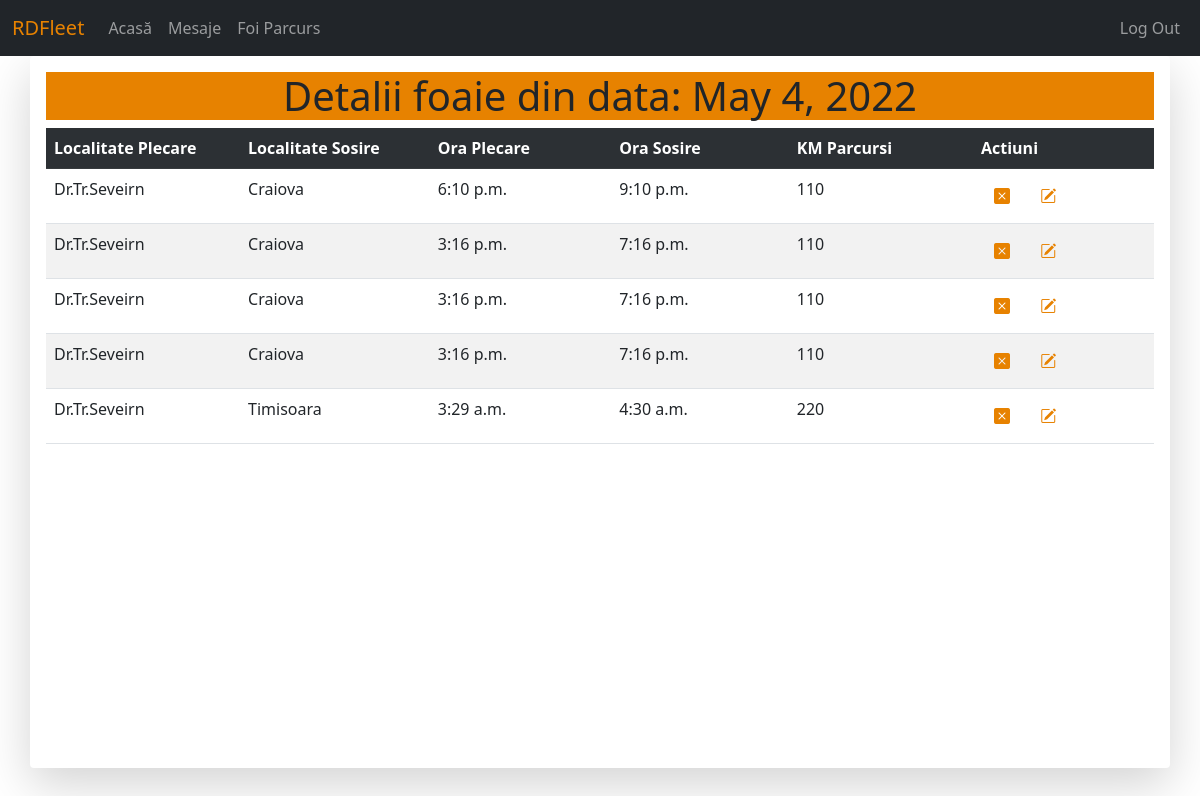
Screenshot of /parcurs/14 (signed in) with the database file from the repository.
### pages/models.py (models this page shows)
class FoaieParcurs(models.Model):
	vehicle = models.ForeignKey(Vehicle, on_delete=models.SET_NULL, null=True, verbose_name="Nr. Înmatriculare", blank = True)
	creation_date = models.DateField(verbose_name="Data")
	data_expirare = models.DateField(verbose_name="Data Expirare")
	expired = models.BooleanField(default=False)
	procesat = models.BooleanField(default=False)

class DetaliiFoaieParcurs(models.Model):
	foaie = models.ForeignKey(FoaieParcurs, on_delete=models.SET_NULL, null=True, verbose_name="ID Foaie Parcurs", blank = True)
	departure = models.CharField(max_length = 100, verbose_name = "Loc. Plecare")
	arrival = models.CharField(max_length = 100, verbose_name = "Loc. Destinatie")
	date_departure = models.TimeField(verbose_name="Ora plecare")
	date_arrival = models.TimeField(verbose_name="Ora sosire")
	km =  models.PositiveIntegerField(verbose_name = "Kilometri parcursi")

### pages/views.py (the view)
# urls.py: path('parcurs/<int:id>', views.FoaieDetaliuView.as_view(), name = 'foaie-detaliu'), #pagina de detalii pentru foaia de parcurs
class FoaieDetaliuView(View):
	template_name = 'pages/foaie_detaliu.html'
	def get_obj(self):
		id = self.kwargs.get('id')
		obj = None
		if id != None:
			obj = get_object_or_404(FoaieParcurs, id=id)
		return obj
	def get(self,request,*args,**kwargs):
		foaie = self.get_obj()
		context={}
		context['foaie'] = foaie
		detalii = DetaliiFoaieParcurs.objects.filter(foaie=foaie)
		context['detalii'] = detalii
		return render(request, self.template_name, context)

### pages/templates/pages/foaie_detaliu.html (shortened to what this page needs)
{% extends 'base.html' %}
{% block content %}
<h1 style="background-color: #e78200; text-align: center;">Detalii foaie din data: {{ foaie.creation_date }}</h1>
{% if detalii %}
<table class="table table-striped table-hover">
	<tr scope="row" class="table-dark">
		<th style="width: 250px">Localitate Plecare</th>
		<th style="width: 250px">Localitate Sosire</th>
		<th style="width: 250px">Ora Plecare</th>
		<th style="width: 250px">Ora Sosire</th>
		<th style="width: 250px">KM Parcursi</th>
		<th style="width: 250px">Actiuni</th>
	</tr>
	<tr scope='row'> {% for d in detalii %}
		<td>{{ d.departure }}</td>
		<td>{{ d.arrival }}</td>
		<td>{{ d.date_departure }}</td>
		<td>{{ d.date_arrival }}</td>
		<td>{{ d.km }}</td>
		<td>
			<a href="{% url 'detaliu-delete' d.id %}" class="btn">
				<i class="bi bi-x-square-fill" style="color:#e78200"></i>
			</a>
			<a href="{% url 'detaliu-update' d.id %}" class="btn">
				<i class='bi bi-pencil-square' style="color:#e78200"></i>
			</a>
		</td>
	</tr>
	{% endfor %}
</table>
{% endif %}
{% endblock %}

### static/style.css (style rules this page uses)
body { margin:0; height: 100%; }

### rows the page displays
FoaieParcurs: creation_date "May 4, 2022"
DetaliiFoaieParcurs: departure "Dr.Tr.Seveirn", arrival "Craiova", date_departure "6:10 p.m.", date_arrival "9:10 p.m.", km "110"
DetaliiFoaieParcurs: departure "Dr.Tr.Seveirn", arrival "Craiova", date_departure "3:16 p.m.", date_arrival "7:16 p.m.", km "110"
DetaliiFoaieParcurs: departure "Dr.Tr.Seveirn", arrival "Craiova", date_departure "3:16 p.m.", date_arrival "7:16 p.m.", km "110"
DetaliiFoaieParcurs: departure "Dr.Tr.Seveirn", arrival "Craiova", date_departure "3:16 p.m.", date_arrival "7:16 p.m.", km "110"
DetaliiFoaieParcurs: departure "Dr.Tr.Seveirn", arrival "Timisoara", date_departure "3:29 a.m.", date_arrival "4:30 a.m.", km "220"
